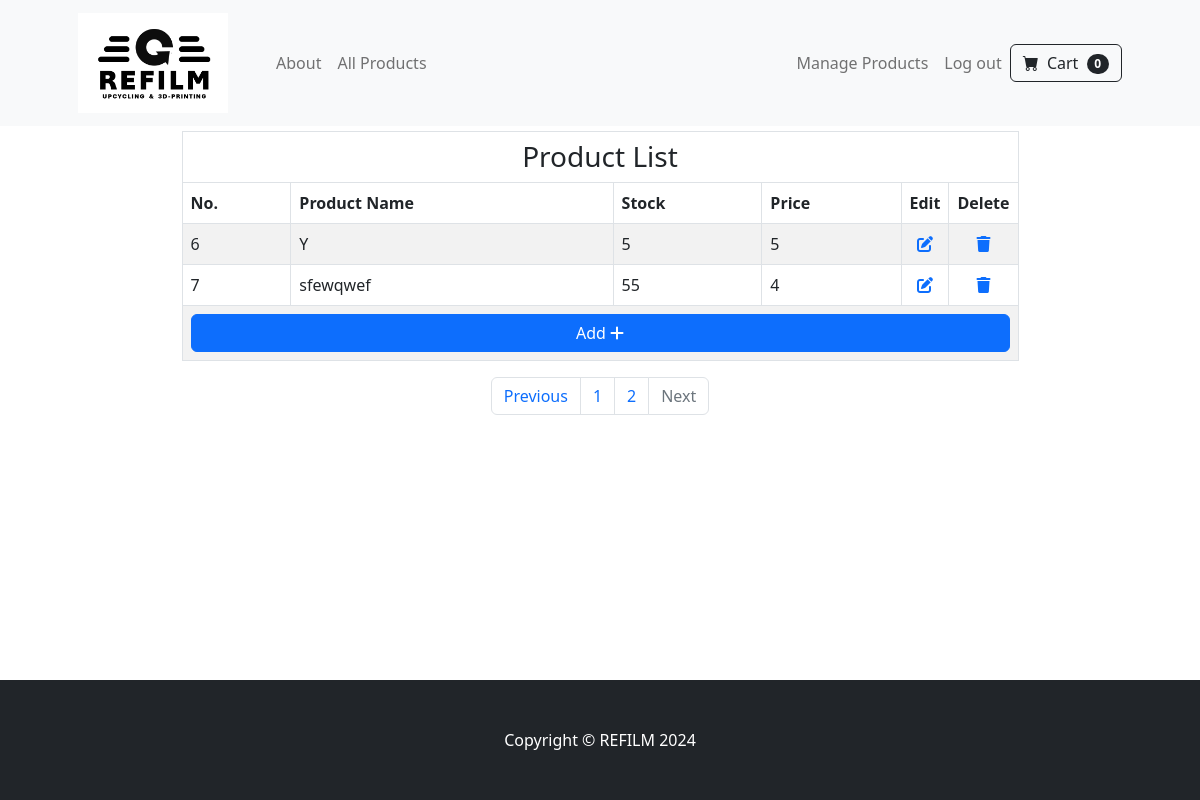
Before: /manage?page=2 (signed in) with the older database file.
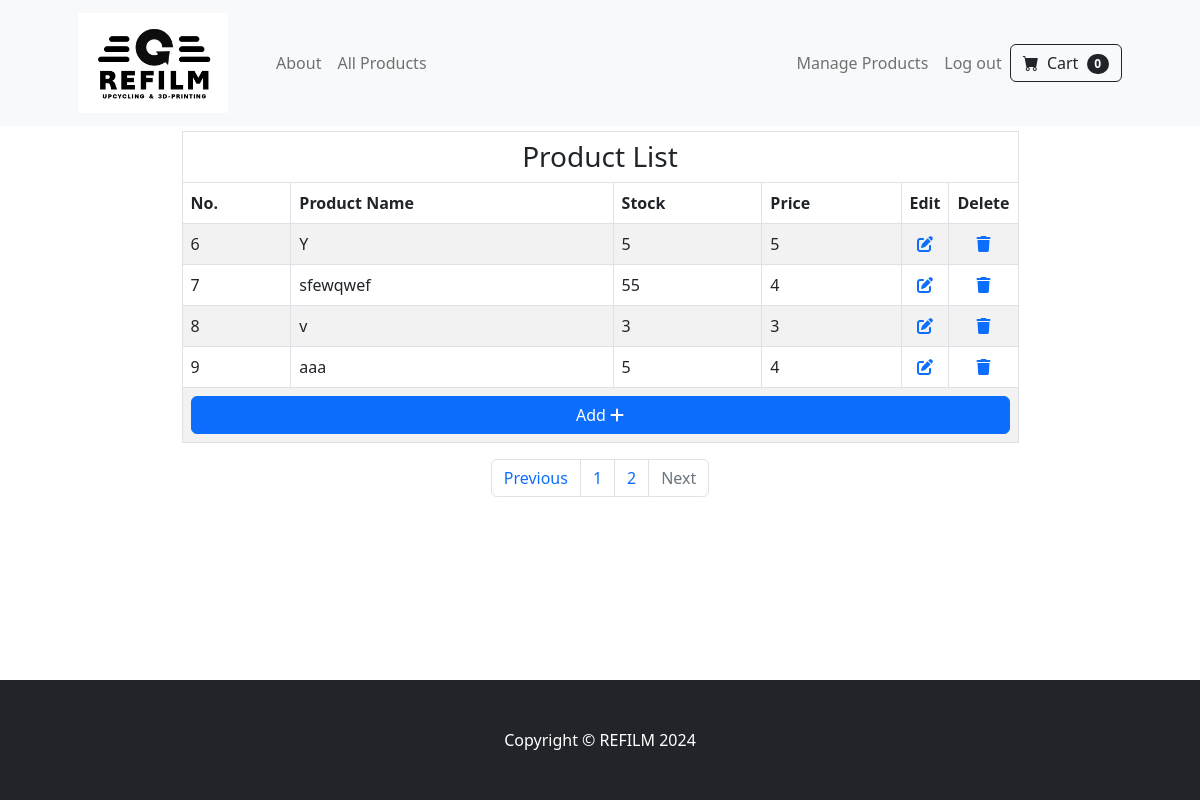
After: the same page with the newer database file.
### tables this page shows
CREATE TABLE products (id INTEGER PRIMARY KEY AUTOINCREMENT NOT NULL, productname TEXT NOT NULL, quantity INTEGER NOT NULL, price INTEGER NOT NULL, image_extension TEXT);

### app.py (the view)
@app.route('/manage')
@login_required
def manage():
    page = int(request.args.get('page', 1))
    product_id = db.execute("SELECT id FROM products")
    product_name = db.execute("SELECT productname FROM products")
    quantity = db.execute("SELECT quantity FROM products")
    price = db.execute("SELECT price FROM products")
    length = len(product_id)
    products = []
    for i in range(length):
        products.append({"index": i + 1, "product_name": product_name[i]["productname"], "quantity": quantity[i]["quantity"], "price": price[i]["price"], "product_id":int(product_id[i]["id"])})
    start = (page - 1) * PER_PAGE
    end = start + PER_PAGE
    products = products[start:end]
    pagination_links = []
    total_pages = (length // PER_PAGE) + (length % PER_PAGE > 0)
    for num in range(1, total_pages + 1):
        link = url_for('manage', page=num)  # Generate URL for each page
        pagination_links.append(link)
    return render_template("manage.html", products=products, pagination_links=pagination_links, page=page)

### helpers.py (called while the page is built)
def login_required(f):
    @wraps(f)
    def decorated_function(*args, **kwargs):
        if session.get("user_id") is None:
            return redirect("/login")
        return f(*args, **kwargs)
    return decorated_function

### templates/manage.html (shortened to what this page needs)
{% extends "layout.html" %}
{% block content %}
    <div class="container">
        <table class="table table-striped table-bordered mx-auto" style="width : 75%; height:fit-content; margin-top: 5px">
            <thead>
                <tr>
                    <th colspan="6" class="text-center h3">Product List</th>
                </tr>
                <tr>
                    <th>No.</th>
                    <th>Product Name</th>
                    <th>Stock</th>
                    <th>Price</th>
                    <th style="width:5%; text-align:center">Edit</th>
                    <th style="width:5%; text-align:center">Delete</th>
                </tr>
            </thead>
            <tbody>
                {% for product in products %}
                    <tr>
                        <td>{{ product.index }}</td>
                        <td>{{ product.product_name }}</td>
                        <td>{{ product.quantity }}</td>
                        <td>{{ product.price }}</td>
                        <td style="text-align:center"><a href="edit/{{ product.product_id }}"><i class="fa-solid fa-pen-to-square"></i></a></td>
                        <td style="text-align:center"><a href="delete/{{ product.product_id }}"><i class="fa-solid fa-trash"></i></a></td>
                    </tr>
                {% endfor %}
                <tr>
                    <th colspan="6"><a href="/add" class="btn btn-primary" style="width:100%; height:100%">Add <i class="fa-solid fa-plus"></i></a>  </th>
                </tr>
            </tbody>
        </table>
        <nav aria-label="Page navigation">
            <ul class="pagination justify-content-center">
                {% if page == 1 %}
                    <li class="page-item disabled">
                        <a class="page-link">Previous</a>
                    </li>
                {% else %}
                    <li class="page-item">
                        <a class="page-link" href="{{ url_for('manage', page=page-1) }}">Previous</a>
                    </li>
                {% endif %}
                {% for link in pagination_links %}
                    <li class="page-item">
                        <a class="page-link" href="{{ link }}">{{ loop.index }}</a>
                    </li>
                {% endfor %}
                {% if page >= pagination_links|length %}
                    <li class="page-item disabled">
                        <a class="page-link">Next</a>
                    </li>
                {% else %}
                    <li class="page-item">
                        <a class="page-link" href="{{ url_for('manage', page= page + 1) }}">Next</a>
                    </li>
                {% endif %}
            </ul>
        </nav>
    </div>
{% endblock %}

### templates/layout.html (shortened to what this page needs)
<!DOCTYPE html>
<html lang="en">
    <head>
        {% block head %}
        <link href="https://cdn.jsdelivr.net/npm/bootstrap-icons@1.5.0/font/bootstrap-icons.css" rel="stylesheet" />
        <link href="../static/styles.css" rel="stylesheet" />
        {% endblock %}
    </head>
    <body>
        <nav class="navbar navbar-expand-lg navbar-light bg-light">
            <div class="container px-4 px-lg-5">
                <a class="navbar-brand" href="/">
                    <img src="../static/pictures/company_logo.png" width="150" height="100">
                </a>
                <div class="collapse navbar-collapse" id="navbarSupportedContent">
                    <ul class="navbar-nav me-auto mb-2 mb-lg-0 ms-lg-4">
                        <li class="nav-item"><a class="nav-link" href="/about">About</a></li>
                        <li class="nav-item"><a class="nav-link" href="/all_products">All Products</a></li>
                    </ul>
                    {% if session["user_id"] %}
                        <ul class="navbar-nav ml-auto mb-2 mb-lg-0 ms-lg-4">
                            {% if session["user_id"] == 3 %}
                                <li class="nav-item"><a class="nav-link" href="/manage">Manage Products</a></li>
                            {% endif %}
                            <li class="nav-item"><a class="nav-link" href="/logout">Log out</a></li>
                        </ul>
                        <form class="d-flex" action="/cart" method="get">
                            <button class="btn btn-outline-dark" type="submit">
                                <i class="bi-cart-fill me-1"></i>
                                Cart
                                <span class="badge bg-dark text-white ms-1 rounded-pill">0</span>
                            </button>
                        </form>
                    {% endif %}
                </div>
            </div>
        </nav>
        {% block content %}{% endblock %}
        <footer class="py-5 bg-dark">
            <div class="container"><p class="m-0 text-center text-white">Copyright &copy; REFILM 2024</p></div>
        </footer>
    </body>
</html>

Changed rows visible on the page:
added products: index "8", product_name "v", quantity "3", price "3"
added products: index "9", product_name "aaa", quantity "5", price "4"
